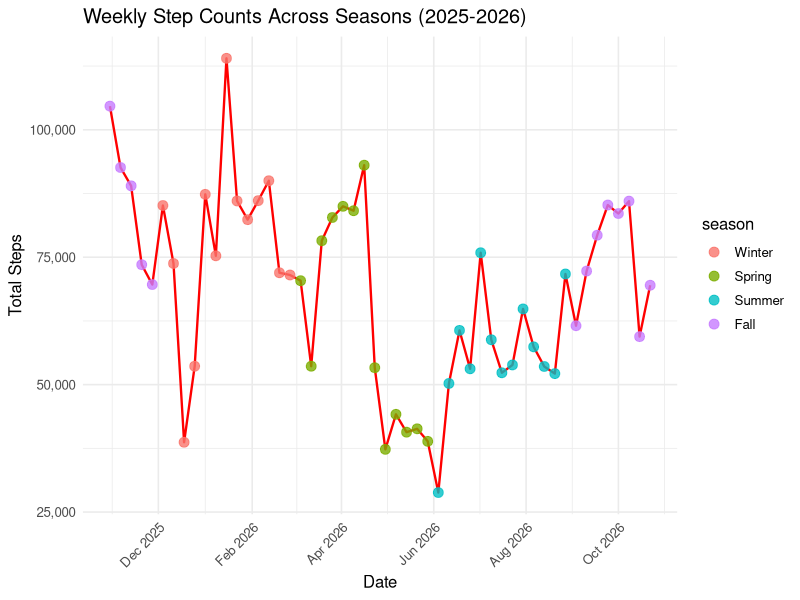

The R script that drew this image:
## ---- chunk 1
library(tidyverse)

# Import the CSV file
step_data <- read_csv("Steps.csv")

step_data <- step_data %>% 
  rename(date = 1, steps = Actual) %>% 
  mutate(date = mdy(date))

head(step_data)
## ---- chunk 2
library(tidyverse)

plot_data <- step_data |>
  mutate(
    month_num = month(date),
    season = case_when(
      month_num %in% c(12, 1, 2)  ~ "Winter",
      month_num %in% c(3, 4, 5)   ~ "Spring",
      month_num %in% c(6, 7, 8)   ~ "Summer",
      month_num %in% c(9, 10, 11) ~ "Fall"
    ) |> factor(levels = c("Winter", "Spring", "Summer", "Fall"))
  )

ggplot(plot_data, aes(x = date, y = steps)) +
  geom_line(color = "red", linewidth = 0.8) +
  geom_point(aes(color = season), size = 3, alpha = 0.8) +
  scale_y_continuous(labels = scales::comma) +
  scale_x_date(date_labels = "%b %Y", date_breaks = "2 months") +
  labs(
    title = "Weekly Step Counts Across Seasons (2025-2026)",
    x = "Date",
    y = "Total Steps"
  ) +
  theme_minimal(base_size = 12) +
  theme(axis.text.x = element_text(angle = 45, hjust = 1))
